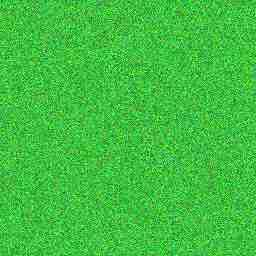
#> input picture _h_heatmap.jpg, 256 x 256 px
$ python -i similarity.py   (imports and definitions only)
#> lines starting #> are read from the running program, lines starting #| are printed output that depends on the picture
#> further down, picture is the input picture: PIL image 256x256 RGB; mean R, G, B 63.5, 191.2, 64.3
"""Image similarity and duplicate detection using perceptual hashing."""

from pathlib import Path

import numpy as np
from PIL import Image


def phash(img: Image.Image, hash_size: int = 8) -> int:
    """Compute perceptual hash (pHash) of an image.

    Resizes to small grayscale, applies DCT, and thresholds to produce
    a compact binary hash. Similar images produce similar hashes.
    """
#> called with hash_size = 8
    # Resize to hash_size*4 x hash_size*4 then DCT
    size = hash_size * 4
    img = img.convert("L").resize((size, size), Image.LANCZOS)
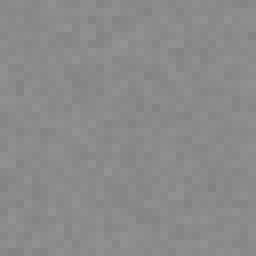
#> img: PIL image 32x32 L (shown 8 times larger); min 129, max 148, mean 138.6
    arr = np.array(img, dtype=np.float64)

    # Simple DCT approximation using numpy
    from numpy.fft import fft2
    dct = np.abs(fft2(arr))[:hash_size, :hash_size]

    # Exclude the DC component
    dct[0, 0] = 0
    median = np.median(dct)
#> median = 95.74

    # Threshold
    bits = (dct > median).flatten()
    hash_val = 0
    for bit in bits:
        hash_val = (hash_val << 1) | int(bit)
#> this loop made 64 passes
#> (bit, hash_val) on passes 3 to 14: (False, 2), (True, 5), (True, 11), (True, 23), (False, 46), (False, 92), (True, 185), (False, 370), (False, 740), (True, 1481), (False, 2962), (False, 5924)
#> hash_val on passes 1 to 2: 0, 1
#> after the loop, hash_val = 6670852073000820383

    return hash_val


# [100 lines left out: functions ahash, dhash, hamming_distance, similarity_score, find_duplicates, not called in this run]

>>> from PIL import Image
>>> picture = Image.open('../../_h_heatmap.jpg')
>>> result = phash(picture)
#> result = 6670852073000820383
